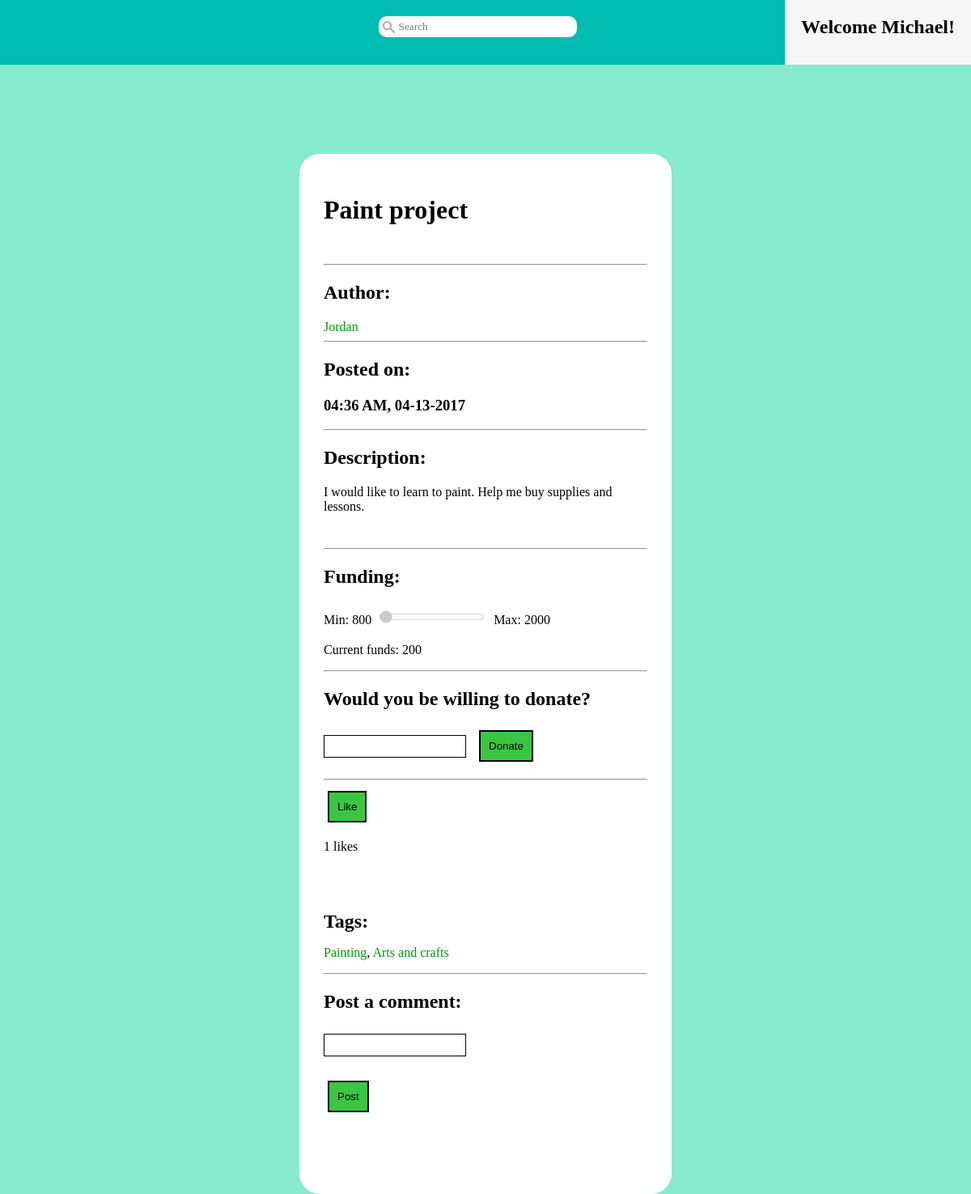
/?controller=pages&action=project&pid=204 (signed in), run on an earlier commit of the app's database.
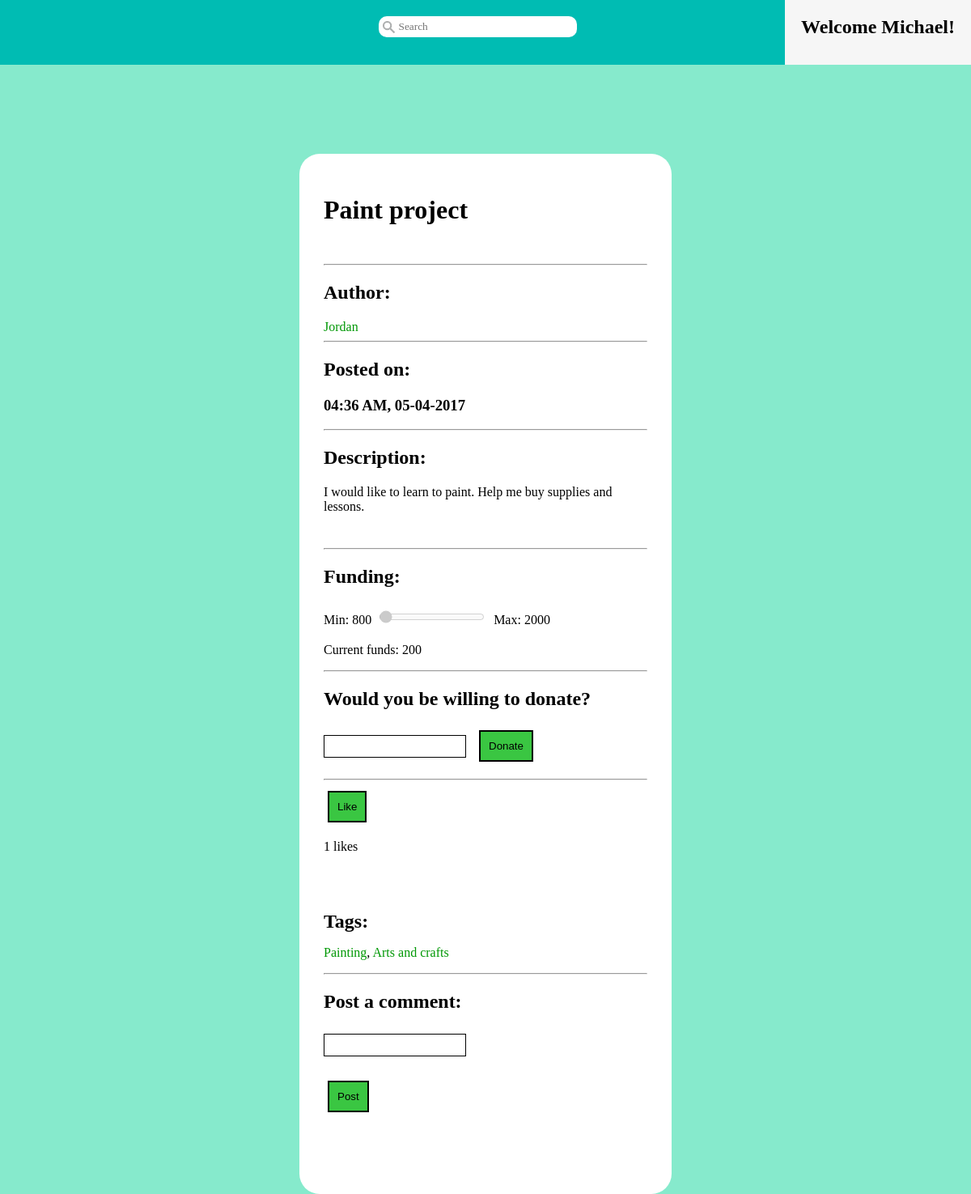
And on a later commit of the database.
### tables this page shows
CREATE TABLE Project (
  pid INTEGER NOT NULL,           --INTEGER primary keys autoincrement in SQLite3
  username VARCHAR(15) NOT NULL,
  pname VARCHAR(15) NOT NULL,
  description TEXT,
  post_time DATETIME NOT NULL,
  proj_completed BIT NOT NULL,    --if project has been completed yet
  completion_time DATETIME,       --date the project was completed
  minfunds REAL NOT NULL,
  maxfunds REAL NOT NULL,
  camp_end_time DATETIME NOT NULL,--date the campaign ends
  camp_finished BIT NOT NULL,     --if campaign is completed yet
  camp_success BIT NOT NULL,      --if the min funds were reached in time
  PRIMARY KEY (pid),
  FOREIGN KEY (username) REFERENCES User(username)
);

CREATE TABLE Likes (
  username VARCHAR(15) NOT NULL,
  pid INTEGER NOT NULL,
  ltime DATETIME NOT NULL,
  PRIMARY KEY (username, pid),
  FOREIGN KEY (username) REFERENCES User(username),
  FOREIGN KEY (pid) REFERENCES Project(pid)
);

### index.php (called while the page is built, shortened)
<?php
    require_once('db.php');
    if (isset($_GET['controller']) && isset($_GET['action'])) {
        $controller = $_GET['controller'];
        $action = $_GET['action'];
    } else {
        $controller = 'login';
        $action = 'login';
    }
    require_once('view/layout.php');
?>

### db.php (called while the page is built, shortened)
<?php
    class DB {
        private static $instance = null;
        private $db;
        private function __construct() {
            $dbname = $_SERVER['DOCUMENT_ROOT'].'/Flint/flint.db';
            $this->db = new PDO("sqlite:{$dbname}");
        }
        public static function getInstance() {
            if (!isset(self::$instance)) {
                self::$instance = new DB();
            }
            return self::$instance;
        }
        public function runSelect($query, $entries) {
            $db = $this->db;
            $statement = $db->prepare($query);
            if ($entries) {
                $statement->execute($entries);
            } else {
                $statement->execute();
            }
            $results = $statement->fetchAll();
            if ($results) {
                return $this->resultsToArray($results);
            } else {
                return [];
            }
        }
        public function resultsToArray($results) {
            $allitems = array();
            foreach ($results as $row) {
                $item = array();
                foreach (array_keys($row) as $key) {
                    if (gettype($key) != "integer") {
                        $item[$key] = $row[$key];
                    }
                }
                array_push($allitems, $item);
            }
            return($allitems);
        }
    }
?>

### model/project.php (called while the page is built, shortened)
<?php
    class Project {
        public function __construct($pid, $username, $pname, $description, $post_time,
                $proj_completed, $completion_time, $minfunds, $maxfunds, $camp_end_time,
                $camp_finished, $camp_success, $tags) {
            $this->pid = $pid;
            $this->username = $username;
            $this->pname = $pname;
            $this->description = $description;
            $this->post_time = $post_time;
            $this->minfunds = $minfunds;
            $this->maxfunds = $maxfunds;
            $this->camp_finished = $camp_finished;
            $this->tags = $tags;
        }
        public static function getProject($pid) {
            $db = DB::getInstance();
            $q = "SELECT * FROM Project WHERE pid=:p;";
            $entries = array(":p" => $pid);
            $results = $db->runSelect($q, $entries);
            $tags = self::getProjectTags($pid);
            if ($results) {
                $row = $results[0];
                $project = new Project(
                        $row['pid'],
                        $row['username'],
                        $row['pname'],
                        $row['description'],
                        $row['post_time'],
                        $row['proj_completed'],
                        $row['completion_time'],
                        $row['minfunds'],
                        $row['maxfunds'],
                        $row['camp_end_time'],
                        $row['camp_finished'],
                        $row['camp_success'],
                        $tags
                    );
                return $project;
            } else {
                return null;
            }
        }
        public static function getProjectTags($pid) {
            $db = DB::getInstance();
            $q = "SELECT name AS tag_name FROM Project JOIN Ptags USING(pid) "
                ."JOIN Tags USING(tid) WHERE pid=:p;";
            $e = [':p' => $pid];
            $results = $db->runSelect($q, $e);
            $tags = [];
            if ($results) {
                foreach ($results as $row) {
                    $tags[] = $row['tag_name'];
                }
            }
            return $tags;
        }
        public static function getLikes($pid) {
            $db = DB::getInstance();
            $q = "SELECT username, ltime FROM Likes WHERE pid=:p;";
            $entries = array(":p" => $pid);
            $results = $db->runSelect($q, $entries);
            if ($results) {
                $users = [];
                foreach ($results as $row) {
                    $users[$row['username']] = $row['ltime'];
                }
                return $users;
            } else {
                return [];
            }
        }
    }
?>

### model/donation.php (called while the page is built, shortened)
<?php
    class Donation {
        public static function getTotalDonations($pid) {
            $db = DB::getInstance();
            $q = "SELECT SUM(amount) AS total FROM Donation WHERE pid=:p GROUP BY pid;";
            $entries = array(":p" => $pid);
            $results = $db->runSelect($q, $entries);
            if ($results) {
                $row = $results[0];
                return $row['total'];
            } else {
                return 0;
            }
        }
    }
?>

### view/pages/project_view.php (the view, shortened to what this page needs)
<link rel="stylesheet" href="/Flint/view/pages/css/project.css" />
<div id="container">
    <?php
        $owner = ($_SESSION['username'] == $project->username);
        if ($owner) {
            echo "<h1>Title: "
                ."<input id='title' type='text' value='".$project->pname."'>"
                ."</h1>";
        } else {
            echo "<h1>".$project->pname."</h1>";
        }
    ?>
    <br />
    <hr>
    <h2>Author:</h2>
    <a class='entry-title' href='/Flint/?controller=pages&action=user&user=<?php
            echo $project->username; ?>'><?php echo $project->username; ?></a>
    <hr>
    <h2>Posted on:</h2>
    <h3><?php echo date('h:i A, m-d-Y', strtotime($project->post_time)); ?></h3>
    <hr>
    <h2>Description:</h2>
    <?php
        if ($owner) {
            echo "<textarea id='description' type='text' rows='10' cols='50'>"
                .$project->description."</textarea>";
        } else {
            echo "<p>".$project->description."</p>";
        }
    ?>
    <br />
    <hr>
    <h2>Funding:</h2>
    <p>Min: <?php echo $project->minfunds; ?>  <input id='donation-scale' type='range'
            min='<?php echo $project->minfunds; ?>'
            max='<?php echo $project->maxfunds; ?>'
            value='<?php echo $totalFunds ? $totalFunds : 0; ?>' disabled>
        Max: <?php echo $project->maxfunds; ?>
    </p>
    <p id='current-funds'>
        Current funds: <?php echo $totalFunds ? $totalFunds : 0; ?></p>
    <?php
    if ($project->camp_finished) {
        echo "<hr><h2>The campaign was "
            .($project->camp_success ? "" : "not ")."a success.</h2>";
        if (!($project->proj_completed) && $owner) {
            ?>
            <br />
            <h2>Is the project completed?</h2>
            <button type='button' id='finish-project'
                    onclick='finishProject(<?php echo $project->pid; ?>)'>
                    Finish Project</button>
            <br /><br />
            <hr>
            <?php
        }
    } else if ($project->username != $_SESSION['username']) {
        ?>
        <hr>
        <h2>Would you be willing to donate?</h2>
        <input type='number' name='donation' id='donation' step='1'
                title="Whole numbers" pattern="[0-9]">
        <button type='button' id='submit'
                onclick='donate(<?php echo $project->pid; ?>)'>Donate</button>
        <?php
    }
    if (($project->username != $_SESSION['username'] && $likes
            && !array_key_exists($_SESSION['username'], $likes))
        || ($project->username != $_SESSION['username'] && !$likes)) {
        ?>
        <hr>
        <button type='button' id='like-button'
                onclick='like(<?php echo $project->pid; ?>)'>Like</button>
        <?php
    }
    echo "<p id='likes'>".count($likes)." likes</p><br /><br />";
    if ($owner) {
        ?>
        <h2 style='margin: 0;'>Tags: </h2>
        <p style='margin: 0;'>(Please separate tags using commas)</p>
        <?php
        $tags = $project->tags;
        $str = "";
        for ($i = 0; $i < count($tags); $i++) {
            $str .= $tags[$i].($i+1 == count($tags) ? "" : ", ");
        }
        echo "<input type='text' id='tags-input' value='{$str}'><br />";
        echo "<button id='save' onclick='saveChanges("
                .$project->pid.")'>Save Changes</button><br /><br />";
    } else {
        echo getTags($project);
    }
    if ($owner) {
        echo "<hr><h2 id='post-title'>Post an update: </h2>";
    } else {
        echo "<hr><h2 id='post-title'>Post a comment: </h2>";
    }
    ?>
    <form method="POST" id='post-form'>
    <input type='text' id='post-content' name='content'>
    </form>
    <br />
    <button type='button' id='post-button'
       onclick='post(
        <?php echo $project->pid.','.intval($owner).',"'.$_SESSION['username'].'"';
        ?>)'>Post</button>
</div>
<?php
    function getTags($project) {
        $str = "";
        if ($project->tags) {
            $str .= "<br /><h2 style='margin: 0'>Tags: </h2><p>";
            $length = count($project->tags);
            for ($i = 0; $i < $length; $i++) {
                $tag_name = $project->tags[$i];
                $end = $i+1 == $length ? "" : ", ";
                $content = "<a class='entry-title' "
                        ."href='/Flint/?controller=pages&action=tag&tag="
                        .$tag_name."'>".$tag_name."</a>";
                $str .= $content.$end;
            }
            $str .= "</p>";
        }
        return $str;
    }
?>

### view/layout.php (shortened to what this page needs)
<!DOCTYPE html>
<html>
<head>
    <link rel="stylesheet" href="/Flint/view/common.css" />
</head>
<body>
    <?php
        if (isset($_SESSION['username']) && $controller != 'login'
            && $action != 'logout') {
            require_once($_SERVER['DOCUMENT_ROOT'].'/Flint/view/header.php');
        }
        require_once($_SERVER['DOCUMENT_ROOT'].'/Flint/route.php');
    ?>
</body>
</html>

### view/header.php (shortened to what this page needs)
<div id='header'>
<div id='nav'>
<h2 id='user-title'>Welcome <?php echo $_SESSION['username']; ?>!</h2>
</div>
<div id='search-content'>
    <input id='search-bar' type='text' placeholder='Search'
            onkeydown="search(event)" onkeyup="filterPrevSearches()">
</div>
</div>

### route.php (shortened to what this page needs)
<?php
    $controllers = ['login' => ['login','createnew'],
                    'pages' => ['error','logout','home','user',
                                'post','project', 'new','rate',
                                'posted_projects', 'tag', 'search']];
    if (array_key_exists($controller, $controllers)) {
        if (in_array($action, $controllers[$controller])) {
            route($controller, $action);
        } else {
            route('pages', 'error');
        }
    } else {
        route('pages', 'error');
    }
    function route($controller, $action) {
        $cont = new $class;
        $cont->$action();
    }
?>

### controller/pages_controller.php (shortened to what this page needs)
<?php
    class PagesController {
        public function project() {
            require_once($_SERVER['DOCUMENT_ROOT'].'/Flint/model/project.php');
            $pid = $_GET['pid'];
            $pid = htmlspecialchars($pid, ENT_QUOTES, 'UTF-8');
            $pid = intval($pid);
            $project = Project::getProject($pid);
            $likes = Project::getLikes($pid);
            if ($project) {
                require_once($_SERVER['DOCUMENT_ROOT'].'/Flint/model/donation.php');
                $totalFunds = Donation::getTotalDonations($pid);
                require_once($_SERVER['DOCUMENT_ROOT'].'/Flint/view/pages/project_view.php');
            } else {
                $this->error();
            }
        }
    }
?>

### view/common.css (style rules this page uses)
html { width: 100%; }
body { margin: 0; padding: 0; padding-top: 90px; display: block; background-color: rgb(134, 234, 204); }
button { color: black; background: rgb(58, 198, 66); margin: 5px; padding: 10px; text-decoration: none; border: 2px solid black; }
#container { width: 400px; height: 15%; border-radius: 25px; padding: 30px 30px 80px 30px; background-color: white; margin: 100px auto 0px auto; }
#container h2 { white-space: nowrap; }
.entry-title { text-decoration: none; color: rgb(0,152,5); }
#header { background: rgb(0, 188, 179); margin: 0; position: fixed; width: 100%; height: 80px; top: 0; z-index: 999999; }
#user-title { margin: 0; padding: 20px; height: 40px; background-color: #f6f6f6; }
#nav { float: right; display: block; margin: 0; margin-right: 0; padding: 0px; text-align: center; overflow: hidden; border-bottom-left-radius: 10px; border-bottom-right-radius: 10px; }
#search-content { display: block; margin: 20px auto; position: relative; left: -10px; text-align: center; width: 350px; }
#search-bar { background-image: url("/Flint/view/resources/search-icon.png"); background-position: 5px 6px; background-repeat: no-repeat; background-size: 15px 15px; padding-left: 25px; width: 60%; margin: auto; background-color: white; border: none; position: relative; border-radius: 10px; transition: all 0.4s ease-in-out; }
input { font-family: cursive; margin: 7px; display: inline-block; padding: 5px 10px; }

### view/pages/css/project.css (style rules this page uses)
input { background-color: white; border: 1px solid black; margin-left: 0px; padding-left: 0px; }
input[type="range"] { padding: 0; margin-left: 5px; }

What changed in the data, as far as the page shows it:
changed project "Paint project": post_time "04:36 AM, 04-13-2017" → "04:36 AM, 05-04-2017"
